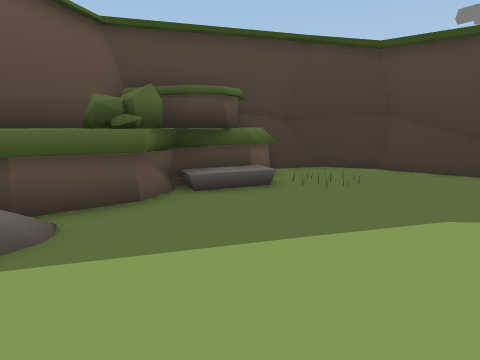
view 1 (above)

22 first-person views from a walk through a 3-D level made in the Unity game engine. The camera is 1.4 m above the floor, tilts 10° down and sees 75° across. The floor is counted in squares, 1 m on a side. Each view is taken from the middle of a square. On the plan, view 1 faces up. The plan holds only what a view shows up to about 14 squares ahead; the rest is blank. The place goes on beyond the plan. The player is left out. Some animated figures are left out.

view 2
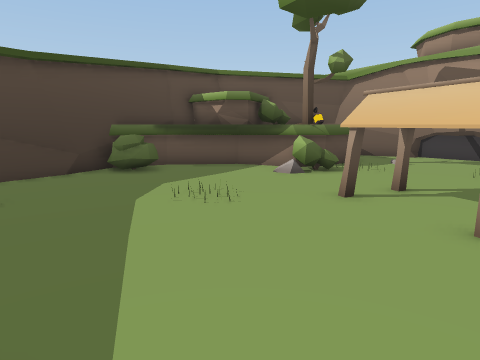

view 3
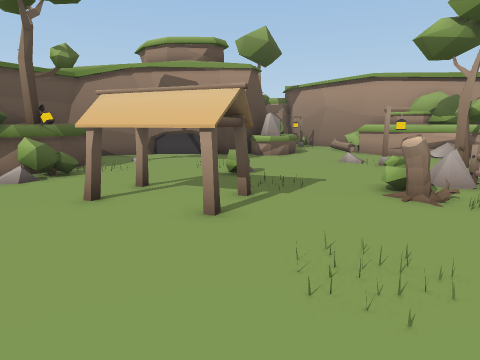

view 4
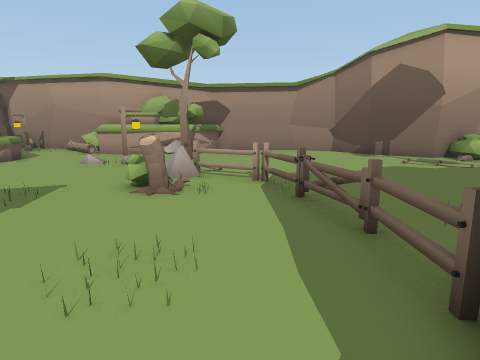

view 5
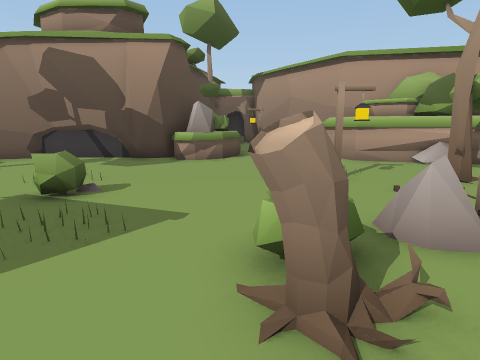

view 6
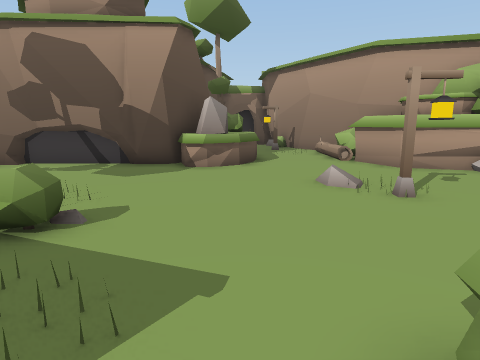

view 7
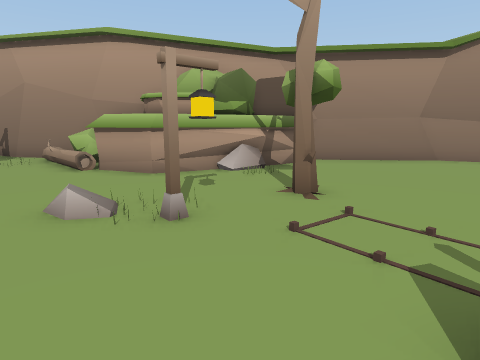

view 8
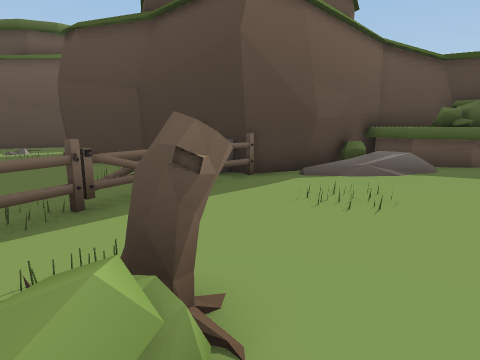

view 9
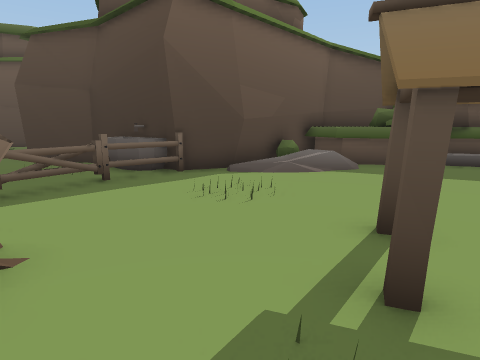

view 10
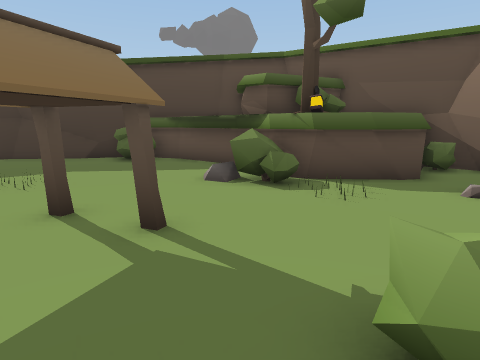

view 11
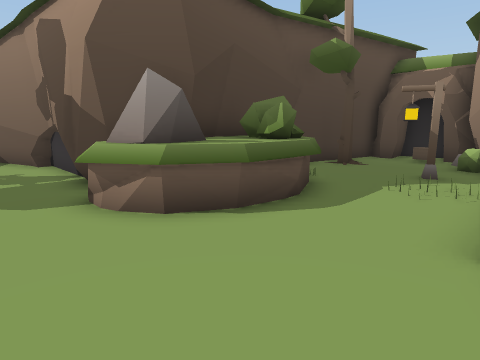

view 12
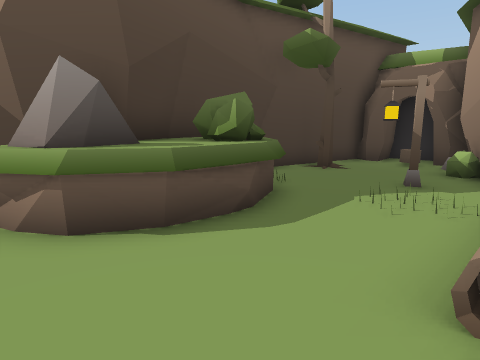

view 13
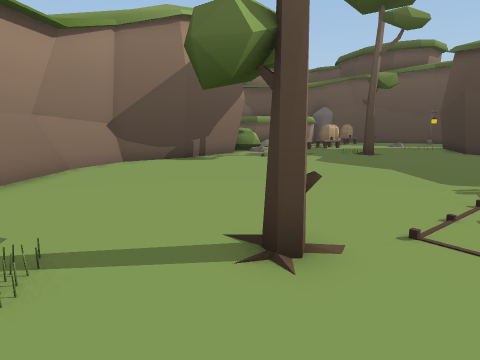

view 14
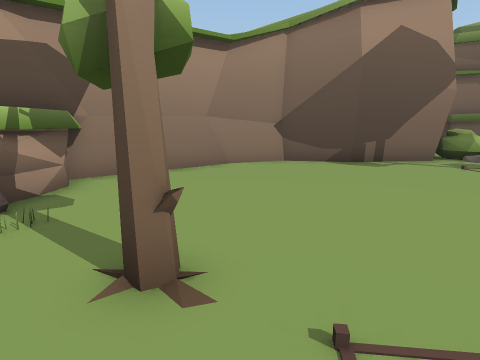

view 15
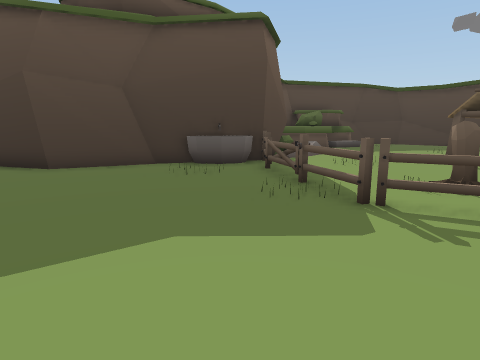

view 16
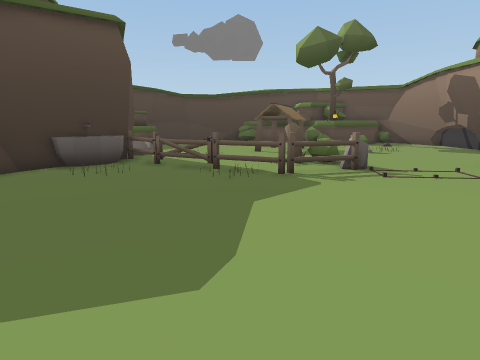

view 17
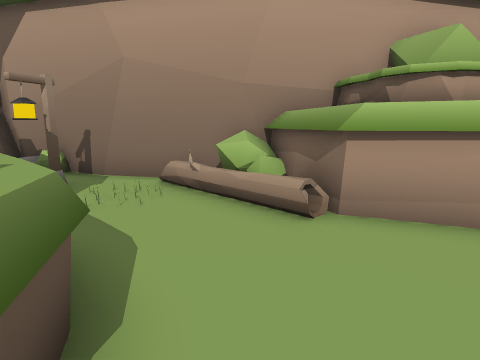

view 18
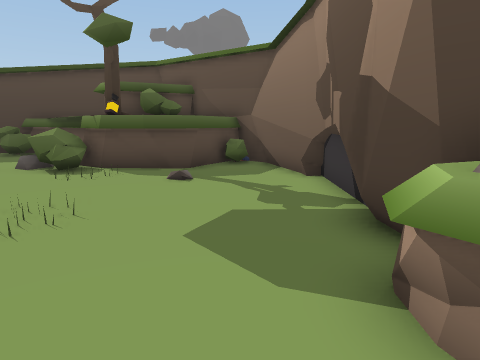

view 19
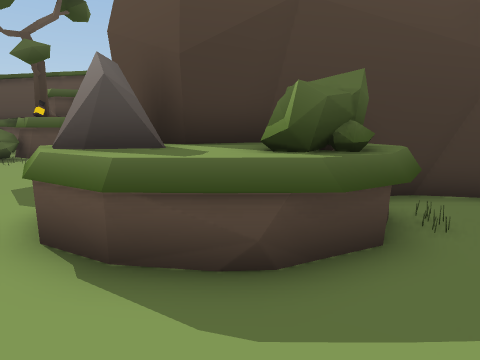

view 20
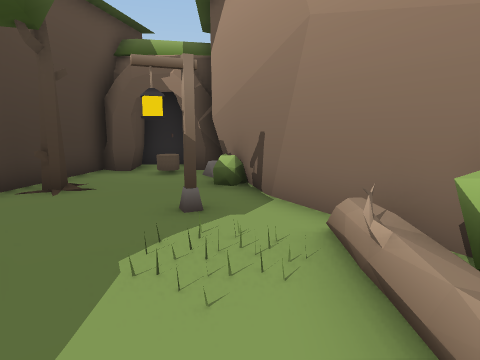

view 21
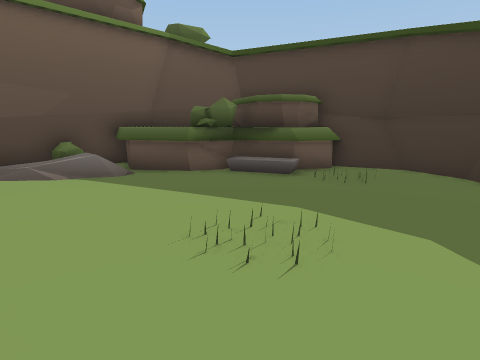

view 22
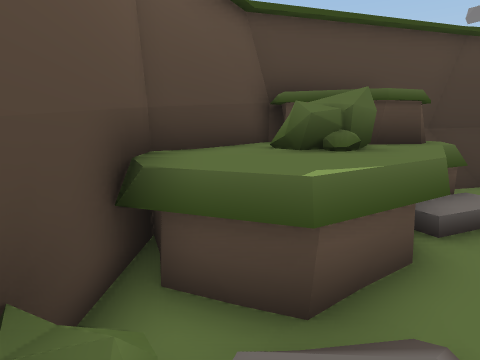

### Floor plan
Key: @ floor where view 1 was taken; # wall or solid block; . main floor; : floor 0.25 m higher than the main floor; / step, stairs or slope; = window, fence, low wall or low ledge; ^ raised ledge; B bush; S shed; T tree; F fence; O other object.
Columns run from 12 left of view 1 to 15 right of it. Each row starts with its distance up from view 1.
 11             #######
 10             O#=.=##
  9         OO  OO....##
  8        OOBBOOOO....###
  7        OOBBOO.......B#
  6        OOOO........BB##
  5        OOOO.........B##
  4        #OO........... #
  3        # /......O.... #
  2        #:/........... #
  1       ##/............####
  0       #.....@..S....B## B
 -1  ###OOF..O...SSSS..BB##
 -2 ##.OOOF.....SSSSS....##
 -3 #..O..F......SSS....O.#####
 -4 ......F......S.........####
 -5 ......FF..T...O.B...../..#
 -6 ......OF.OTB....B........#
 -7 .......F..BB......O......#
 -8 ........FFO.............##
 -9 .........FO...........###
-10 .....................###
-11 ...................OO#
-12 ............OOO:...OO#
-13 ...........T.......OOOO##
-14 ...........T.......OOBBO#
-15 ....................OBBO##
-16 #..........O..##^....OOO.##
-17 ##.........#O###^^........##
-18  ##.......####  ^^O..O...TT#
-19  ###=.=####      ^BT..#....#
-20    ######       ##B##......#
-21                     ####B.OO
-22                        ##OOO
-23                         ####

Positions as (right, up) in squares from view 1, and headings:
1: (0, 0), facing up
2: (-4, 2), facing right
3: (-4, 2), facing down-right
4: (-4, 2), facing down
5: (-3, -4), facing down-right
6: (-1, -5), facing down-right
7: (0, -7), facing down
8: (0, -7), facing up-left
9: (2, -6), facing up-left
10: (2, -6), facing up-right
11: (2, -14), facing right
12: (3, -15), facing right
13: (2, -14), facing left
14: (0, -11), facing down-left
15: (-7, -13), facing up
16: (-12, -13), facing up-right
17: (6, -12), facing down
18: (5, -12), facing up-right
19: (6, -17), facing up-right
20: (6, -16), facing down-right
21: (6, 0), facing up-left
22: (-4, 2), facing up
